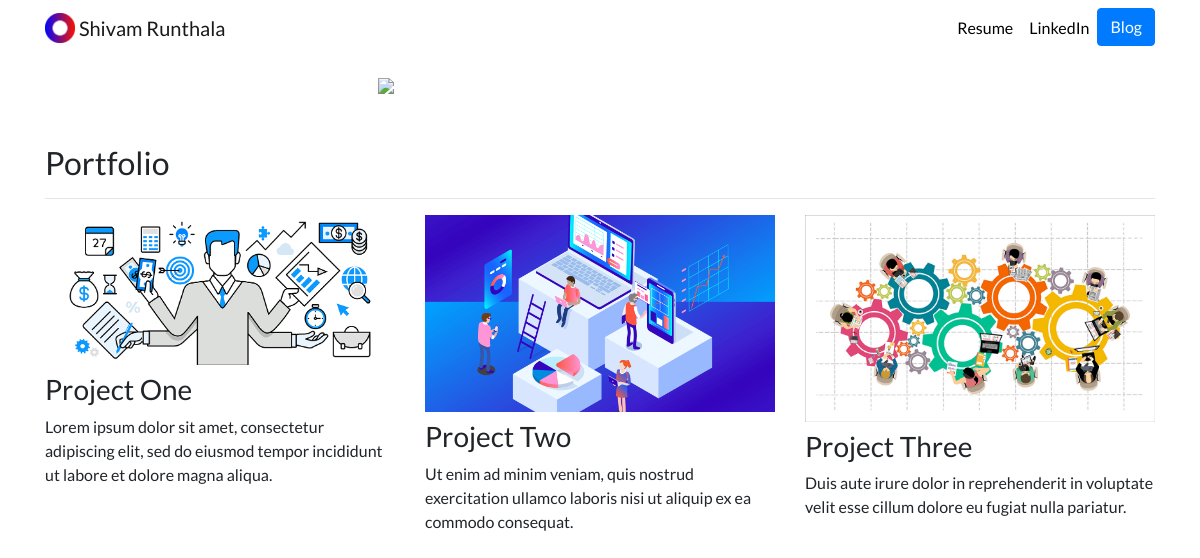
The page / on the database its author committed.
### portfolio/models.py (models this page shows, shortened)
class Project(models.Model):
    title = models.CharField(max_length=100)
    description = models.CharField(max_length=250)
    image = models.ImageField(upload_to='portfolio/images/')
    url = models.URLField(blank=True)

### portfolio/views.py (the view)
# urls.py: 2. Add a URL to urlpatterns:  path('', views.home, name='home')
def home(request):
    projects = Project.objects.all()
    return render(request, 'portfolio/home.html', {'projects': projects})

### portfolio/templates/portfolio/home.html
{% extends 'portfolio/base.html' %}
{% block content %}
    {% load static %}
    <div class="row justify-content-center my-3">
        <div class="col-5">
            <img src="{% static 'portfolio/profile_image.jpg' %}" class="img-fluid">
        </div>
    </div>
    <h2 class="mt-5">Portfolio</h2>
    <hr>
    <div class="row">
    {% for project in projects %}
    <div class="col-lg-4 col-md-6">
        {% if project.url %}
        <a href="{{ project.url }}">
        <img src="{{ project.image.url }}" class="img-fluid mb-2">
        </a>
        {% else %}
        <img src="{{ project.image.url }}" class="img-fluid mb-2">
        {% endif %}
        <h3>{{ project.title }}</h3>
        <p>{{ project.description }}</p>
    </div>
    {% endfor %}
    </div>
{% endblock content %}

### portfolio/templates/portfolio/base.html (shortened to what this page needs)
{% load static %}
<!doctype html>
<html lang="en">
<head>
  <link rel="stylesheet" href="https://stackpath.bootstrapcdn.com/bootstrap/4.4.1/css/bootstrap.min.css">
  <link rel="stylesheet" href="{% static "portfolio/custom.css" %}">
</head>
<body>
  <nav id="topNav" class="navbar navbar-expand-md navbar-light">
    <div class="container">
      <a class="navbar-brand" href="{% url 'home' %}">
        <img src="{% static "portfolio/Logo.png" %}" width="30" height="30" class="d-inline-block align-top" alt="Nick's Logo">
        <span>Shivam Runthala</span>
      </a>
      <div class="collapse navbar-collapse text-center" id="navbarNav">
        <ul class="navbar-nav ml-auto">
          <li class="nav-item">
            <a class="nav-link" href="{% static "portfolio/resume.pdf" %}">Resume</a>
          </li>
          <li class="nav-item">
            <a class="nav-link" href="https://www.linkedin.com/in/runthalashivam/" target="_blank">LinkedIn</a>
          </li>
          <li>
            <a role="button" href="{% url 'blog:all_blogs' %}" class="btn btn-primary">Blog</a>
          </li>
        </ul>
      </div>
    </div>
  </nav>
  <div class="container">
    {% block content %}{% endblock %}
  </div>
</body>
</html>

### portfolio/static/portfolio/custom.css (style rules this page uses)
.navbar-nav .nav-link { color: rgba(0, 0, 0, 1) !important; }
body { font-family: 'Lato', sans-serif; }

### rows shown on the page
Project: image (picture), title "Project One", description "Lorem ipsum dolor sit amet, consectetur adipiscing elit, sed do eiusmod tempor incididunt ut labore et dolore magna aliqua."
Project: image (picture), title "Project Two", description "Ut enim ad minim veniam, quis nostrud exercitation ullamco laboris nisi ut aliquip ex ea commodo consequat."
Project: image (picture), title "Project Three", description "Duis aute irure dolor in reprehenderit in voluptate velit esse cillum dolore eu fugiat nulla pariatur."
